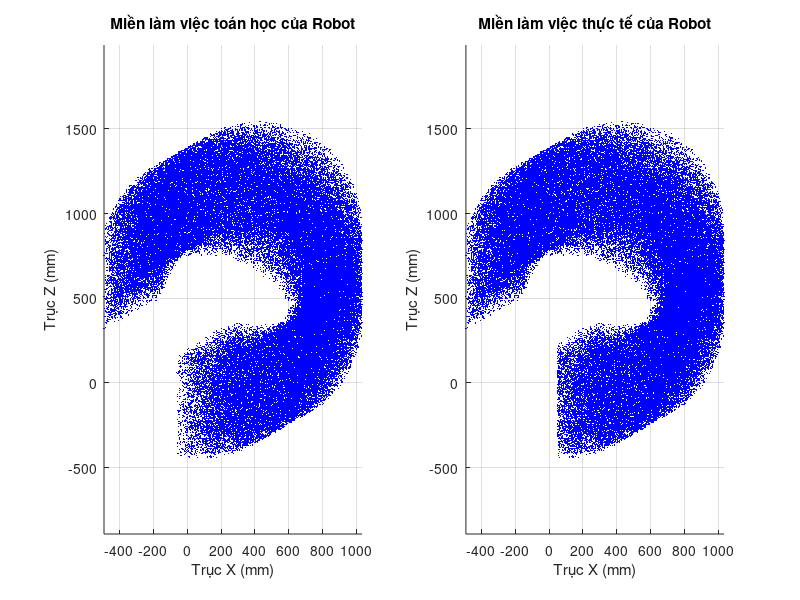

Write MATLAB code to recreate this figure.
% 1. Thông số chiều dài và số mẫu điểm quét
l3 = 600;
N = 100000; % Lấy 100,000 điểm ngẫu nhiên để đám mây điểm đủ mịn

% 2. Tạo vector biến khớp ngẫu nhiên trong giới hạn (mm, rad)
q1 = 100 + 600 * rand(1, N);         % Sinh ngẫu nhiên từ 100 đến 700
q2 = 100 + 400 * rand(1, N);         % Sinh ngẫu nhiên từ 100 đến 500
q3 = -3*pi/4 + (1.5*pi) * rand(1, N); % Sinh ngẫu nhiên từ -3pi/4 đến 3pi/4

% 3. Phương trình vị trí điểm cuối E (Toán tử vector)
xE = (sqrt(3)/2)*q2 + l3*cos(q3 + pi/6);
zE = q1 + 0.5*q2 + l3*sin(q3 + pi/6);

% 2. Lọc thân cột: CHỈ kích hoạt kiểm tra khi q3 < 0
% Điều kiện đâm: (q3 âm) VÀ (X nằm trong cột) VÀ (Z thấp hơn ngọn cột)
hit_body = (q3 < 0) & (xE < 50) & (zE < 800); 

% Điểm an toàn với thân cột là điểm KHÔNG bị đâm
safe_body = ~hit_body; 

% 3. Gộp điều kiện (Vừa không chạm đất, vừa không đâm thân)
valid_idx = safe_body;

% 4. Trích xuất và vẽ đồ thị
xE_real = xE(valid_idx);
zE_real = zE(valid_idx);




% Khởi tạo cửa sổ vẽ đồ thị
figure;

% --- Đồ thị 1: Miền làm việc Toán học (Bên trái) ---
ax1 = subplot(1, 2, 1); % Gán định danh hệ trục 1 vào ax1
scatter(ax1, xE, zE, 1, 'b', '.');
title(ax1, 'Miền làm việc toán học của Robot');
xlabel(ax1, 'Trục X (mm)');
ylabel(ax1, 'Trục Z (mm)');
axis(ax1, 'equal'); 
grid(ax1, 'on');

% --- Đồ thị 2: Miền làm việc Thực tế (Bên phải) ---
ax2 = subplot(1, 2, 2); % Gán định danh hệ trục 2 vào ax2
scatter(ax2, xE_real, zE_real, 1, 'b', '.');
title(ax2, 'Miền làm việc thực tế của Robot');
xlabel(ax2, 'Trục X (mm)');
ylabel(ax2, 'Trục Z (mm)');
axis(ax2, 'equal'); 
grid(ax2, 'on');

% --- ĐỒNG BỘ HÓA HAI TRỤC ---
linkaxes([ax1, ax2], 'xy'); % Buộc hai đồ thị luôn dùng chung tỉ lệ và khoảng zoom
